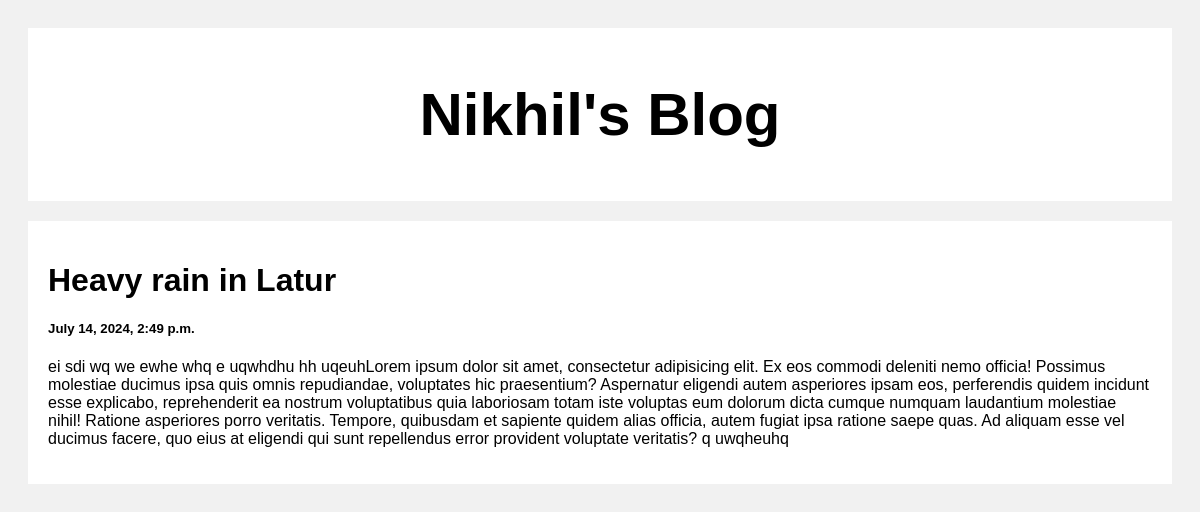
The app's page /post/1/ with its own data.
### posts/models.py (models this page shows)
class posts(models.Model):
    title = models.CharField(max_length=100)
    created_at = models.DateTimeField(default=datetime.now, blank=True)
    desc = models.CharField(max_length=700)

### posts/views.py (the view)
# urls.py: path('post/<str:pk>/', views.post, name='post')
def post(request, pk):
    post = posts.objects.get(id=pk)
    return render(request, 'posts.html', {'posts':post})

### templates/posts.html (shortened to what this page needs)
<!DOCTYPE html>
<html>
<head>
</head>
<body>
<div class="header">
  <h2>Nikhil's Blog</h2>
</div>
<div class="row">
  <div class="leftcolumn">
    <div class="card">
        <h1>{{posts.title}}</h1>
        <h5>{{posts.created_at}}</h5>
        <p>{{posts.desc}}</p>
    </div>
  </div>
</div>
</body>
</html>

### templates/posts.html (style rules this page uses)
* { box-sizing: border-box; }
body { font-family: Arial; padding: 20px; background: #f1f1f1; }
.header { padding: 2px; font-size: 40px; text-align: center; background: white; }
.leftcolumn { float: left; width: 100%; }
.card { background-color: white; padding: 20px; margin-top: 20px; }
.row:after { content: ""; display: table; clear: both; }

### records on screen
posts: title "Heavy rain in Latur", created_at "July 14, 2024, 2:49 p.m.", desc "ei sdi wq we ewhe whq e uqwhdhu hh uqeuhLorem ipsum dolor sit amet, consectetur adipisicing elit. Ex eos commodi deleniti nemo officia! Possimus molestiae ducimus ipsa quis omnis repudiandae, voluptates hic praesentium? Aspernatur eligendi autem asperiores ipsam eos, perferendis quidem incidunt esse explicabo, reprehenderit ea nostrum voluptatibus quia laboriosam totam iste voluptas eum dolorum dicta cumque numquam laudantium molestiae nihil! Ratione asperiores porro veritatis. Tempore, quibusdam et sapiente quidem alias officia, autem fugiat ipsa ratione saepe quas. Ad aliquam esse vel ducimus facere, quo eius at eligendi qui sunt repellendus error provident voluptate veritatis? q uwqheuhq"
